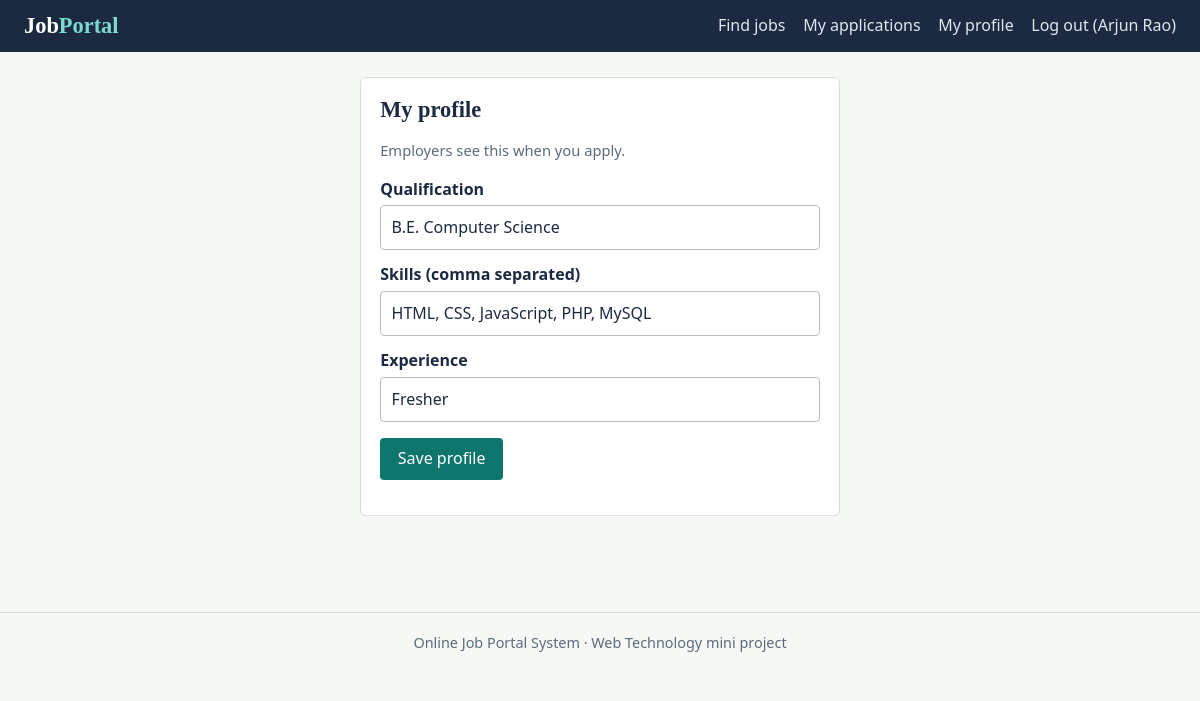
/profile.php (signed in), run on the app's committed database.
### tables this page shows
CREATE TABLE seeker_profiles (
  id INT AUTO_INCREMENT PRIMARY KEY,
  user_id INT NOT NULL UNIQUE,
  qualification VARCHAR(150),
  skills VARCHAR(255),
  experience VARCHAR(100),
  FOREIGN KEY (user_id) REFERENCES users(id) ON DELETE CASCADE
);

### config.php (called while the page is built, shortened)
<?php
function e($s) { return htmlspecialchars((string)$s, ENT_QUOTES, 'UTF-8'); }

### profile.php (the view, shortened to what this page needs)
<?php
require_once 'config.php';
$uid = $_SESSION['user_id'];
$st = $conn->prepare('SELECT * FROM seeker_profiles WHERE user_id=?');
$st->bind_param('i', $uid);
$st->execute();
$p = $st->get_result()->fetch_assoc() ?: ['qualification' => '', 'skills' => '', 'experience' => ''];
require 'includes/header.php';
?>
<div class="card narrow">
  <h2>My profile</h2>
  <p class="meta">Employers see this when you apply.</p>
  <form method="post">
    <label for="qualification">Qualification</label>
    <input id="qualification" name="qualification" value="<?= e($p['qualification']) ?>">
    <label for="skills">Skills (comma separated)</label>
    <input id="skills" name="skills" value="<?= e($p['skills']) ?>">
    <label for="experience">Experience</label>
    <input id="experience" name="experience" value="<?= e($p['experience']) ?>" placeholder="Fresher, 2 years...">
    <p><button type="submit">Save profile</button></p>
  </form>
</div>
<?php require 'includes/footer.php'; ?>

### css/style.css (style rules this page uses)
:root { --ink:#1b2a41;--paper:#f6f8f5;--card:#fff;--line:#d9e0d8;--accent:#0f766e;--accent-dark:#0b5a54;--warn:#b45309;--bad:#b42318;--muted:#5b6b7a }
* { box-sizing:border-box }
body { margin:0;background:var(--paper);color:var(--ink);font:16px/1.55 "Segoe UI",system-ui,sans-serif }
h1,h2,h3 { font-family:Georgia,"Times New Roman",serif;line-height:1.2;margin:0 0 .6rem }
h2 { font-size:1.4rem }
.btn,button { display:inline-block;background:var(--accent);color:#fff;border:0;border-radius:4px;padding:.55rem 1.1rem;font:inherit;cursor:pointer;text-decoration:none }
.card { background:var(--card);border:1px solid var(--line);border-radius:6px;padding:1.2rem;margin-bottom:1rem }
label { display:block;font-weight:600;margin:.8rem 0 .25rem }
input,select,textarea { width:100%;padding:.55rem .65rem;border:1px solid #b9c4b8;border-radius:4px;font:inherit;background:#fff;color:var(--ink) }
.meta { color:var(--muted);font-size:.92rem }
.narrow { max-width:480px;margin:0 auto }

### data on the page
seeker_profiles: qualification "B.E. Computer Science", skills "HTML, CSS, JavaScript, PHP, MySQL", experience "Fresher"

### other printed values
$_SESSION['name'] "Arjun Rao"
